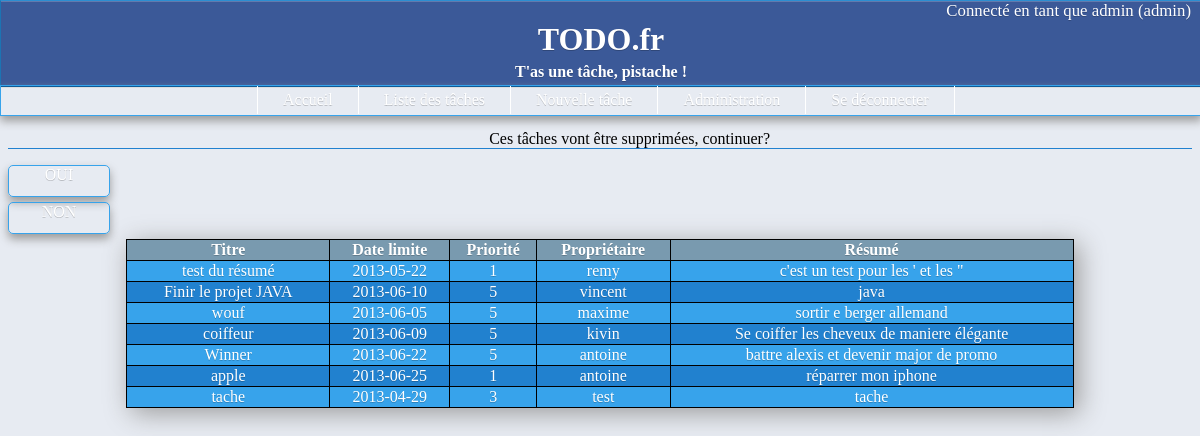
The page /projet/obselettes.php (signed in) on the database its author committed.
### tables this page shows
CREATE TABLE IF NOT EXISTS `todo` (
  `id` int(255) NOT NULL AUTO_INCREMENT,
  `titre` varchar(100) NOT NULL,
  `resume` varchar(600) DEFAULT NULL,
  `limite` date NOT NULL,
  `priorite` int(1) NOT NULL,
  `idProprietaire` int(255) NOT NULL,
  PRIMARY KEY (`id`)
);

CREATE TABLE IF NOT EXISTS `users` (
  `id` int(255) NOT NULL AUTO_INCREMENT,
  `login` varchar(100) NOT NULL,
  `mdp` varchar(200) NOT NULL,
  `mail` varchar(100) NOT NULL,
  `admin` tinyint(1) DEFAULT '0',
  PRIMARY KEY (`id`),
  UNIQUE KEY `login` (`login`)
);

### projet/obselettes.php (the view, shortened to what this page needs)
<!doctype html>
<html lang="fr">
<head>
  <?php include('helpers/style.php'); ?>
</head>
<?php include('header.php'); ?>
<?php
	$idsession=$_SESSION['id'];
	include('helpers/connect.php');
	if(isset($_SESSION['admin']) && $_SESSION['admin']==1) {
		$sql = "select count(*), t.id, t.titre, t.resume, t.limite, t.priorite, u.login from todo t
		join users u on u.id=t.idProprietaire
		and limite < '".date('Y-m-d')."';";
	}
	else {
		$sql = "select count(*), t.id, t.titre, t.resume, t.limite, t.priorite, u.login from todo t
		join users u on u.id=t.idProprietaire
		where t.idProprietaire='$idsession'
		and limite < '".date('Y-m-d')."';";
	}
		$query = $pdo->prepare($sql);
		$query->execute();
	while($line=$query->fetch())
			{
				if($line['count(*)']==0){
					echo "<p id='pasdetaches'>vous n'avez aucune tâche terminée</p>";
					header('Refresh:2;URL=taches.php');
				}
				else {
					$obseletes="oui";
				}
			}
	if (isset($obseletes) && $obseletes=="oui")
	{
	echo "<p class='title'>Ces tâches vont être supprimées, continuer?</p>";
	echo "<div id='delete_obselettes' class='button'>
			<a href='deleteobselettes.php'>OUI</a>
		</div>
		<div id='delete_obselettes' class='button'>
			<a href='taches.php'>NON</a>
		</div>";
		if(isset($_SESSION['admin']) && $_SESSION['admin']==1) {
			$sql = "select t.id, t.titre, t.resume, t.limite, t.priorite, u.login from todo t
			join users u on u.id=t.idProprietaire
			and limite < '".date('Y-m-d')."';";
		} else {
			$sql = "select t.id, t.titre, t.resume, t.limite, t.priorite, u.login from todo t
			join users u on u.id=t.idProprietaire
			where t.idProprietaire='$idsession'
			and limite < '".date('Y-m-d')."';";
		}
		$query = $pdo->prepare($sql);
		$query->execute();
		echo "<table id='todo' class='button'>";
		echo "<tr><th>Titre</th><th>Date limite</th><th>Priorité</th><th>Propriétaire</th><th>Résumé</th></tr>";
		$i=1;
		while($line=$query->fetch())
			{
				$id=$line['id'];
				if($i%2==0){
				echo "<tr class='tablefonce'>";
				echo "<td><a href='modiftache.php?id=$id'>".$line['titre']."</a></td>";
				echo "<td><a href='modiftache.php?id=$id'>".$line['limite']."</a></td>";
				echo "<td><a href='modiftache.php?id=$id'>".$line['priorite']."</a></td>";
				echo "<td><a href='modiftache.php?id=$id'>".$line['login']."</a></td>";
				if ($line['resume'] != null)
					echo "<td class='fix_cell'><a href='modiftache.php?id=$id'>".$line['resume']."</a></td>";
					else
					echo "<td><a href='modiftache.php?id=$id'>Pas de résumé disponible</a></td>";
				echo"</tr>";
				} else {
				echo "<tr class='tableclair'>";
				echo "<td><a href='modiftache.php?id=$id'>".$line['titre']."</a></td>";
				echo "<td><a href='modiftache.php?id=$id'>".$line['limite']."</a></td>";
				echo "<td><a href='modiftache.php?id=$id'>".$line['priorite']."</a></td>";
				echo "<td><a href='modiftache.php?id=$id'>".$line['login']."</a></td>";
				if ($line['resume'] != null)
					echo "<td class='fix_cell'><a href='modiftache.php?id=$id'>".$line['resume']."</a></td>";
					else
					echo "<td><a href='modiftache.php?id=$id'>Pas de résumé disponible</a></td>";
				echo"</tr>";
			}
			$i++;
			}
		echo "</table>";
	}
?>

### projet/css/style_wide.css (style rules this page uses)
.title { text-indent: 5%; text-align:center; border-bottom: 1px solid #2181CF; }
.button { -moz-border-bottom-colors: none; -moz-border-left-colors: none; -moz-border-right-colors: none; -moz-border-top-colors: none; background: -moz-linear-gradient(center top , rgb(59,89,152), #2181CF) repeat scroll 0 0 transparent; border-color: #2C8ED1 #1C74B3 #0D5B97; border-image: none; border-left: 1px solid #1C74B3; border-right: 1px solid #1C74B3; border-style: solid; border-width: 1px; box-shadow: 0 1px 0 #DDDDDD, 0 1px 0 rgba(255, 255, 255, 0.2) inset; color: #FFFFFF; text-shadow: 0 1px 0 rgba(0, 0, 0, 0.2); }
.fix_cell { width:400px; overflow: auto; }
#todo { margin-top: 20px; padding: 5px; width: 80%; margin: auto; border-collapse:collapse; box-shadow: 5px 5px 25px 0px #9b9b9b; }
#todo table, td, th, tr { border:1px solid black; text-align:center; }
#todo td a { text-decoration: none; color: #FFFFFF; margin:0; width: 100%; display: block; height: 100%; }
#todo th { background-color:#799AAF; }
.tableclair { background-color: #37A3EB; }
.tablefonce { background-color: #2181CF; }
#modif_todo table, td, th, tr { border:1px solid black; text-align:center; margin-top: 5%; }
#delete_obselettes { width: 100px; margin-top: 5px; margin-bottom: 5px; border: 1px solid #37A3EB; border-radius: 5px; height: 30px; box-shadow: 0px 5px 10px 0px #9b9b9b; text-align: center; padding: 0; }
#delete_obselettes a { color: #FFFFFF; text-decoration: none; display: block; height: 100%; }

### rows shown on the page
todo: titre "test du résumé", limite "2013-05-22", priorite "1", users.login "remy", resume "c'est un test pour les ' et les \""
todo: titre "Finir le projet JAVA", limite "2013-06-10", priorite "5", users.login "vincent", resume "java"
todo: titre "wouf", limite "2013-06-05", priorite "5", users.login "maxime", resume "sortir e berger allemand"
todo: titre "coiffeur", limite "2013-06-09", priorite "5", users.login "kivin", resume "Se coiffer les cheveux de maniere élégante"
todo: titre "Winner", limite "2013-06-22", priorite "5", users.login "antoine", resume "battre alexis et devenir major de promo"
todo: titre "apple", limite "2013-06-25", priorite "1", users.login "antoine", resume "réparrer mon iphone"
todo: titre "tache", limite "2013-04-29", priorite "3", users.login "test", resume "tache"

### other values the page prints
$_SESSION['login'] "admin"
